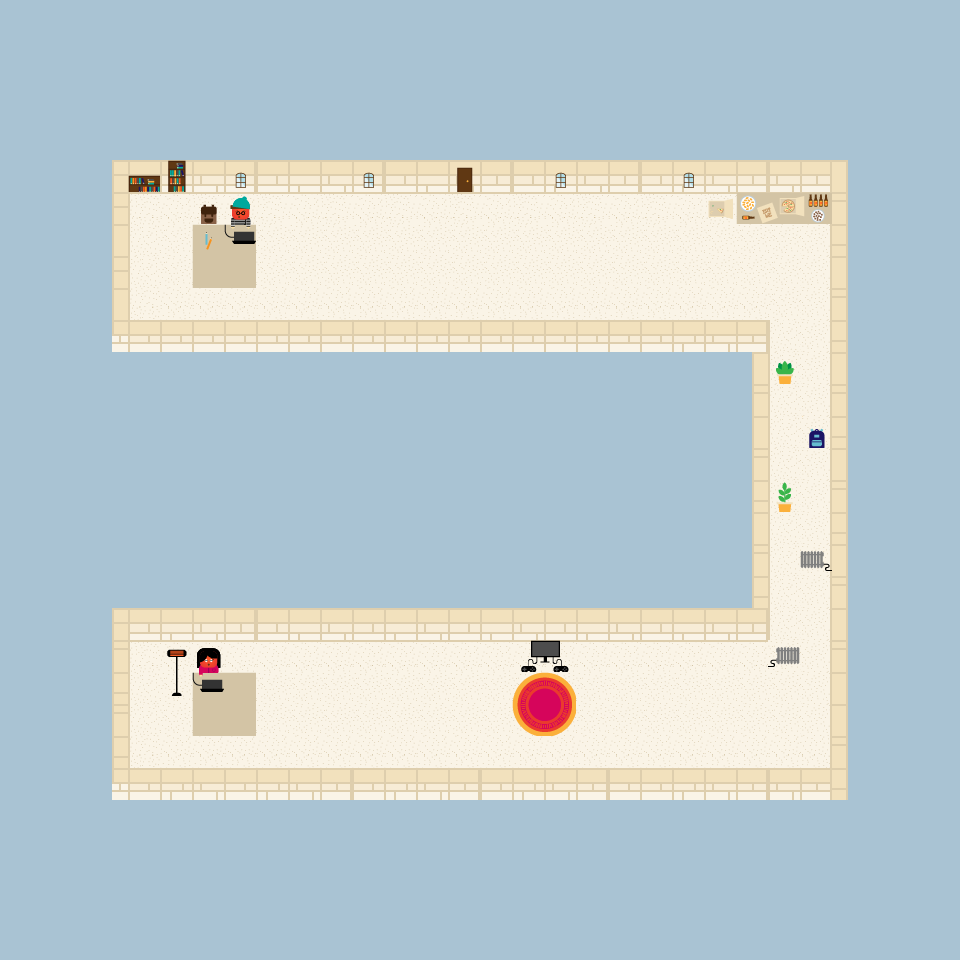

Rendered tile map (Tiled .tmx) drawn with the repository's tilesets; below, a short description and the map source with its tile grids summarised:
An orthogonal 30x30 tile map with 32x32 px tiles, 6 tile layers (Background, Base Objects, Characters, UI objects, ...), 3 tilesets.

<map version="1.2" tiledversion="1.3.1" orientation="orthogonal" renderorder="right-down" compressionlevel="0" width="30" height="30" tilewidth="32" tileheight="32" infinite="0" nextlayerid="7" nextobjectid="1">
 <tileset firstgid="1" source="../Tileset.tsx" />
 <tileset firstgid="36" source="../Assets.tsx" />
 <tileset firstgid="260" source="../Assets.tsx" />
 <layer id="1" name="Background" width="30" height="30">
  <data>[900 cells, 900 non-empty, 27 distinct tile ids]</data>
 </layer>
 <layer id="2" name="Base Objects" width="30" height="30">
  <data>[900 cells, 8 non-empty, 4 distinct tile ids]</data>
 </layer>
 <layer id="3" name="Characters" width="30" height="30">
  <data>[900 cells, 5 non-empty, 5 distinct tile ids]</data>
 </layer>
 <layer id="4" name="UI objects" width="30" height="30">
  <data>[900 cells, 28 non-empty, 23 distinct tile ids]</data>
 </layer>
 <layer id="5" name="UnderAttack" width="30" height="30">
  <data>[900 cells, 3 non-empty, 3 distinct tile ids]</data>
 </layer>
 <layer id="6" name="Flamed" width="30" height="30">
  <data>[900 cells, 3 non-empty, 3 distinct tile ids]</data>
 </layer>
</map>
